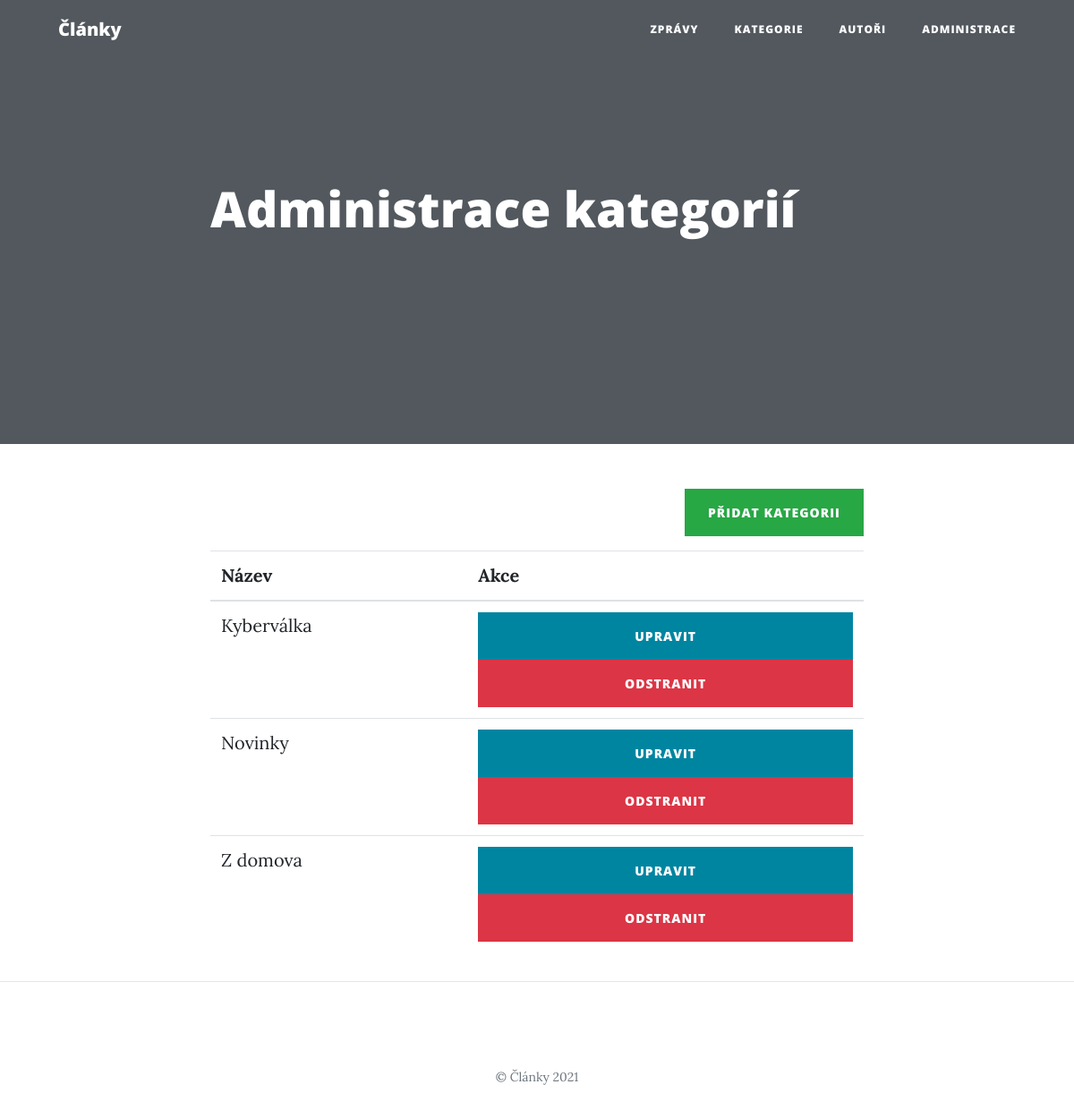
The page /category_administration.php on the database its author committed.
### tables this page shows
CREATE TABLE `category` (
  `id` int(10) UNSIGNED NOT NULL,
  `name` varchar(50) NOT NULL
);

### php/Application.php (called while the page is built, shortened)
<?php
class Application
{
    public static function loadModel($className)
    {
        $filename = "./php/model/" . $className . ".php";
    }
}

### php/model/Database.php (called while the page is built, shortened)
<?php
class Database
{
    private $conn;
    public function __construct()
    {
        $this->conn = new PDO(sprintf("mysql:host=%s;dbname=%s", self::HOST, self::DBNAME), self::USER, self::PASS, [
            PDO::ATTR_ERRMODE => PDO::ERRMODE_EXCEPTION
        ]);
        $this->conn->query("set names utf8");
    }
    public function select($sql, $params = [])
    {
        $stmt = $this->execute($sql, $params);
        return $stmt->fetchAll();
    }
    private function execute($sql, $params = [])
    {
        $stmt = $this->conn->prepare($sql);
        $stmt->execute($params);
        return $stmt;
    }
}

### php/model/BaseRepository.php (called while the page is built, shortened)
<?php
abstract class BaseRepository
{
    public function __construct(Database $db)
    {
        $this->db = $db;
    }
}

### php/model/CategoryRepository.php (called while the page is built, shortened)
<?php
class CategoryRepository extends BaseRepository
{
    public function getCategoriesAlphabetically()
    {
        $sql = "select * from category order by name";
        return $this->db->select($sql);
    }
}

### category_administration.php (the view, shortened to what this page needs)
<?php
require_once "./php/Application.php";
$db = new Database();
$cr = new CategoryRepository($db);
$categories = $cr->getCategoriesAlphabetically();
include "./php/partials/document_start.php";
?>
<div class="text-right mb-3">
  <a class="btn btn-success" href="category_add.php">Přidat kategorii</a>
</div>
<table class="table table-hover">
  <thead>
    <tr>
      <th scope="col">Název</th>
      <th scope="col">Akce</th>
    </tr>
  </thead>
  <tbody>
    <?php foreach ($categories as $category) : ?>
      <tr>
        <td><?= $category["name"] ?></td>
        <td>
          <a class="btn btn-primary w-100 px-0" href="<?= "category_edit.php?id=" . $category["id"] ?>">Upravit</a>
          <a class="btn btn-danger w-100 px-0" href="<?= "category_delete.php?id=" . $category["id"] ?>">Odstranit</a>
        </td>
      </tr>
    <?php endforeach; ?>
  </tbody>
</table>
<?php
include "./php/partials/document_end.php";

### css/clean-blog.css (style rules this page uses)
body { font-size: 20px; color: #212529; font-family: "Lora", "Times New Roman", serif; }
a { color: #212529; transition: all 0.2s; }
.btn { font-size: 14px; font-weight: 800; padding: 15px 25px; letter-spacing: 1px; text-transform: uppercase; border-radius: 0; font-family: "Open Sans", "Helvetica Neue", Helvetica, Arial, sans-serif; }
.btn-primary { background-color: #0085a1; border-color: #0085a1; }

### rows shown on the page
category: name "Kyberválka"
category: name "Novinky"
category: name "Z domova"

### other values the page prints
$heading "Administrace kategorií"
